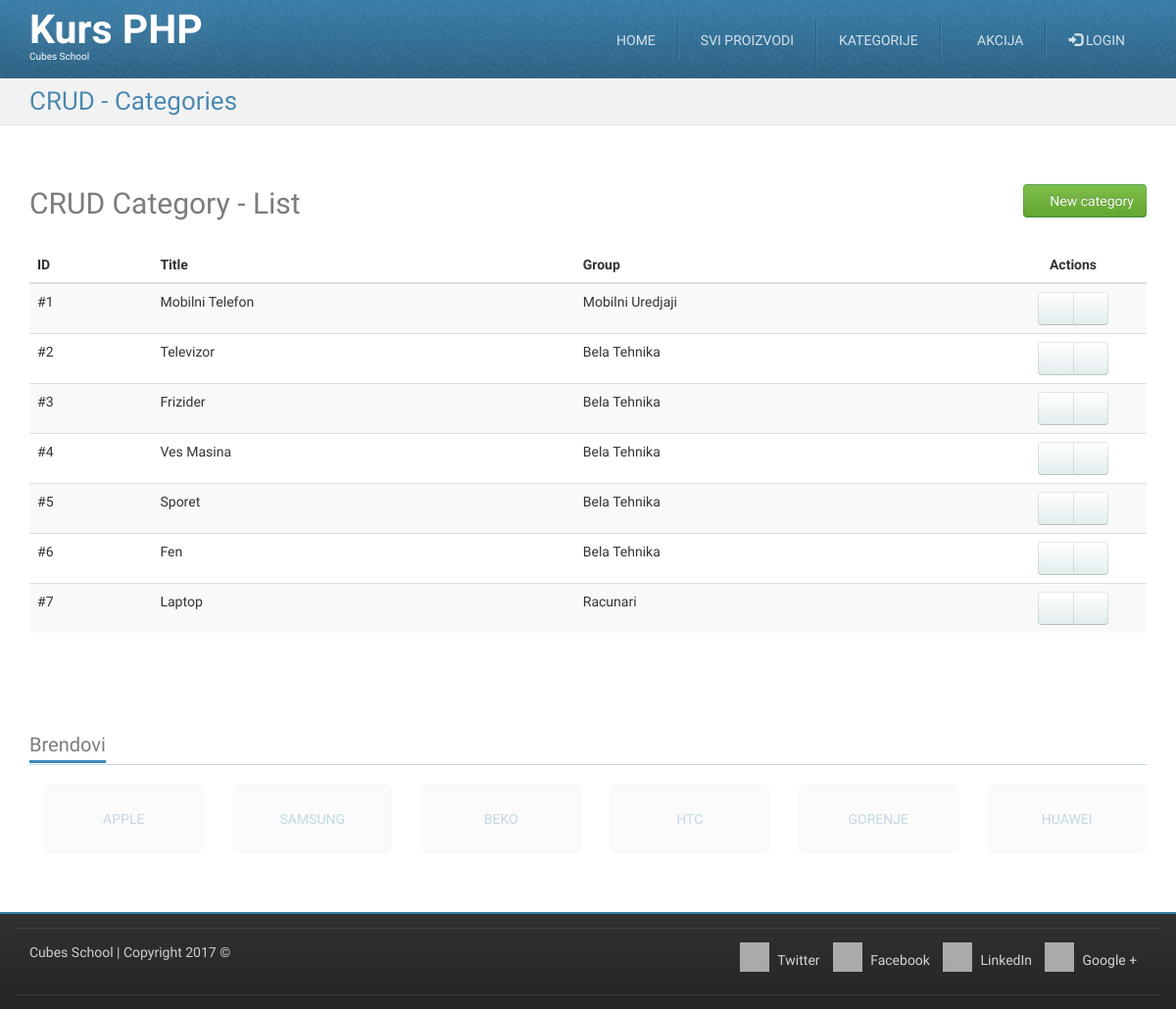
/crud-category-list.php, run on an earlier commit of the app's database.
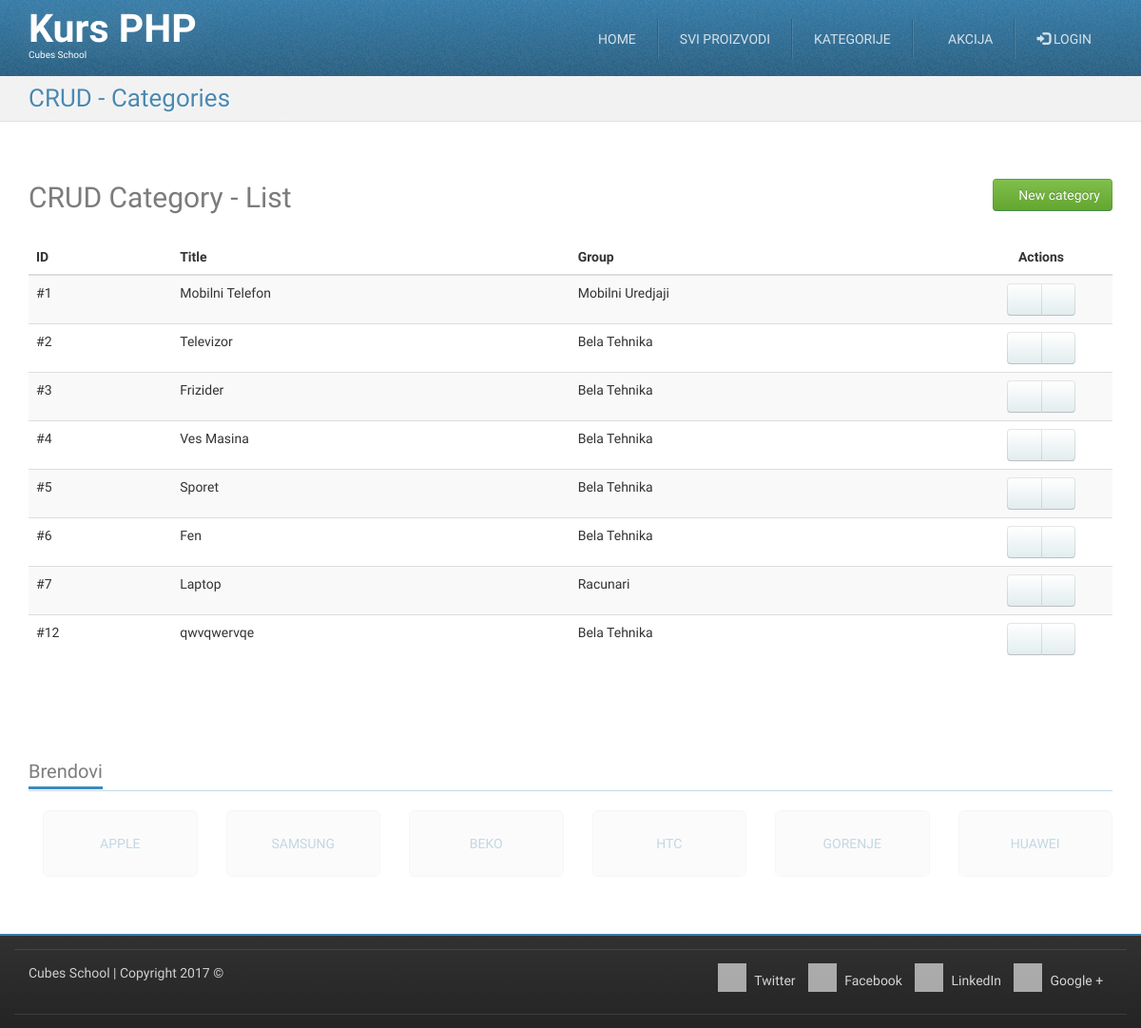
And on a later commit of the database.
### tables this page shows
CREATE TABLE `categories` (
  `id` int(11) NOT NULL,
  `title` char(20) NOT NULL,
  `description` longtext NOT NULL,
  `group_id` int(11) NOT NULL
);

CREATE TABLE `groups` (
  `id` int(11) NOT NULL,
  `title` varchar(255) NOT NULL
);

### crud-category-list.php (called while the page is built, shortened)
<?php
require_once __DIR__ . '/models/m_categories.php';
$categories = categoriesFetchAll();
require_once __DIR__ . '/views/layout/header.php';
require_once __DIR__ . '/views/templates/t_crud-category-list.php';
require_once __DIR__ . '/views/layout/footer.php';

### models/m_categories.php (called while the page is built, shortened)
<?php
require_once __DIR__ . '/m_database.php';
function categoriesFetchAll() {
	$query = "SELECT `categories`.*, `groups`.`title` AS `group_title` "
                . "FROM `categories` "
                . "LEFT JOIN `groups` ON `categories`.`group_id` = `groups`.`id`";
	return dbFetchAll($query);
}

### models/m_database.php (called while the page is built, shortened)
<?php
function dbGetLink() {
    static $link;
    if (!isset($link)) {
        $link = mysqli_connect('127.0.0.1', 'cubes', 'cubes', 'cubesphp');
    }
    return $link;
}
function dbQuery($query) {
    $link = dbGetLink();
    $result = mysqli_query($link, $query);
    return $result;
}
function dbFetchAll($query) {
    $result = dbQuery($query);
    return mysqli_fetch_all($result, MYSQLI_ASSOC);
}

### views/templates/t_crud-category-list.php (the view)
<div id="highlighted">
	<div class="container">
		<div class="header">
			<h2 class="page-title">
				<span>CRUD - Categories</span>
			</h2>
		</div>
	</div>
</div>
<div id="content">
	<div class="container portfolio">
		<div class="row">
			<div class="col-md-12">
				<h2>
					CRUD Category - List
					<a href="/crud-category-insert.php" class="pull-right btn btn-success">
						<i class="fa fa-plus-circle"></i>
						New category
					</a>
				</h2>
			</div>
		</div>
		<div class="row">
			<div class="col-md-12">
				<table class="table table-striped table-hover">
					<thead>
						<tr>
							<th>ID</th>
							<th>Title</th>
							<th>Group</th>
							<th class="actions text-center">Actions</th>
						</tr>
					</thead>
					<tbody>
						<?php foreach ($categories as $category) {?>
						<tr>
							<td>
								#<?php echo htmlspecialchars($category['id']);?>
							</td>
							<td>
								<?php echo htmlspecialchars($category['title']);?>
							</td>
							<td>
								<?php echo htmlspecialchars($category['group_title']);?>
							</td>
							<td class="text-center">
								<div class="btn-group">
									<a href="/crud-category-edit.php?id=<?php echo htmlspecialchars($category['id']);?>" class="btn btn-default"><i class="fa fa-pencil"></i></a>
									<a href="/crud-category-delete.php?id=<?php echo htmlspecialchars($category['id']);?>" class="btn btn-default"><i class="fa fa-trash"></i></a>
								</div>
							</td>
						</tr>
						<?php }?>
					</tbody>
				</table>
			</div>
		</div>
	</div>
</div>

What changed in the data, as far as the page shows it:
added categories: id "12", title "qwvqwervqe", group.title "Bela Tehnika"
